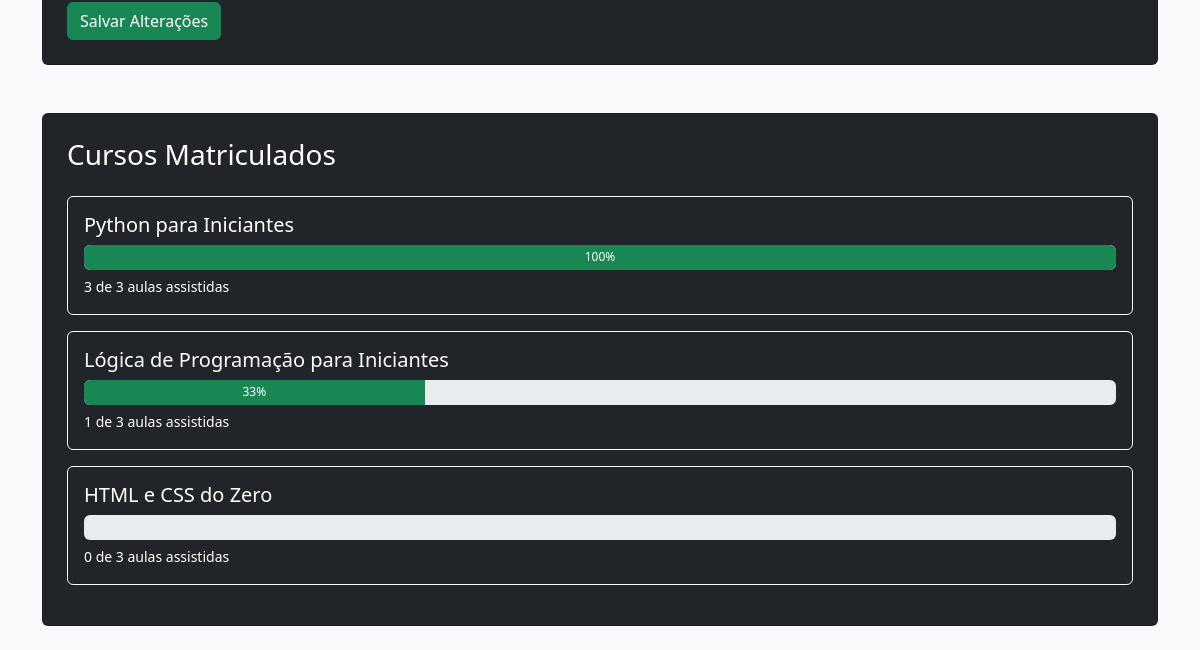
/usuarios/perfil/ (signed in, lower part), run on an earlier commit of the app's database.
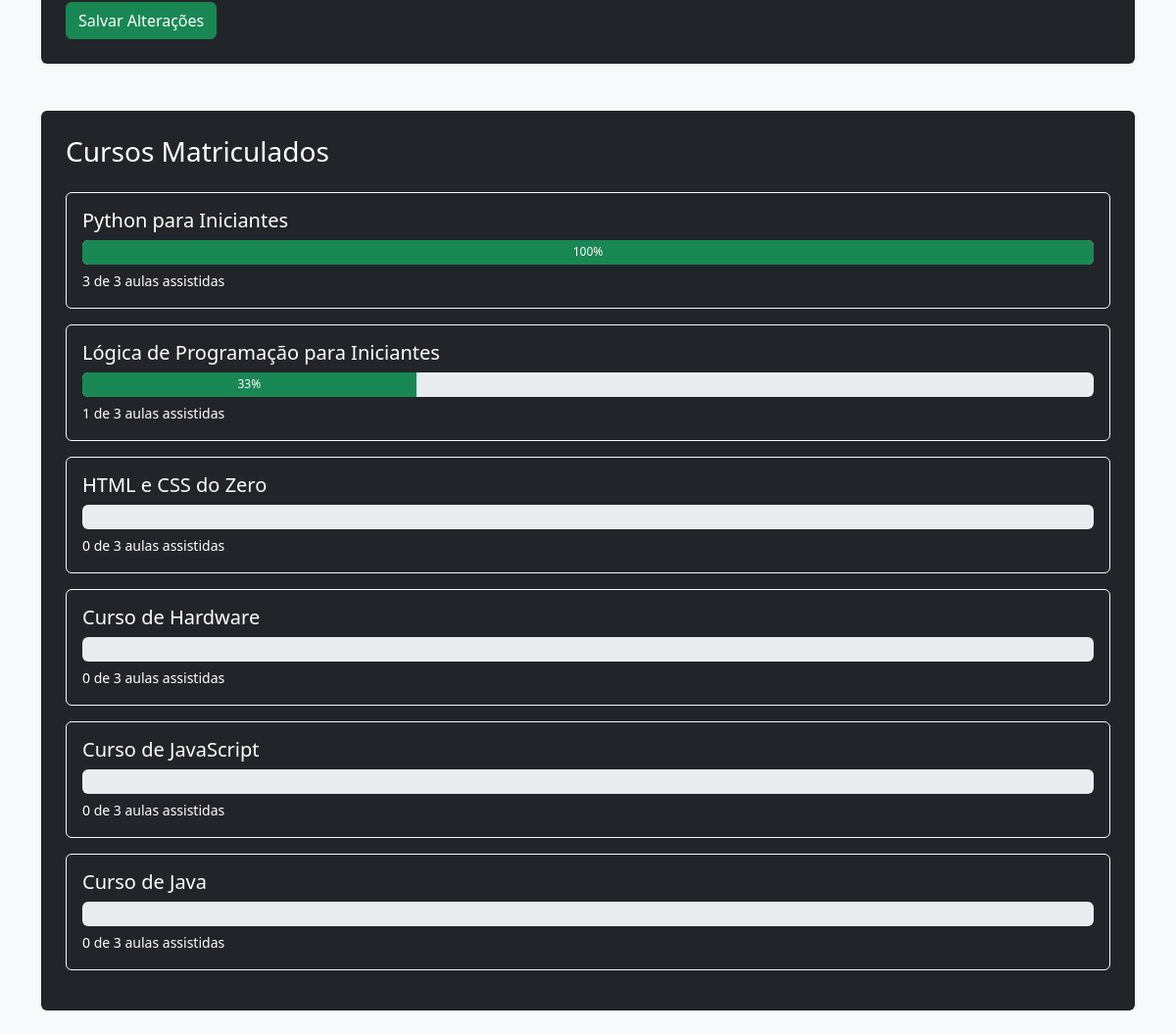
And on a later commit of the database.
### cursos/models.py (models this page shows, shortened)
class Matricula(models.Model):
    usuario = models.ForeignKey(settings.AUTH_USER_MODEL, on_delete=models.CASCADE, related_name='matriculas')
    curso = models.ForeignKey(Curso, on_delete=models.CASCADE, related_name='matriculas')
    data = models.DateTimeField(auto_now_add=True)
    class Meta:
        unique_together = ('usuario', 'curso')

class Curso(models.Model):
    titulo = models.CharField(max_length=100)
    descricao = models.TextField()
    imagem = models.ImageField(upload_to='cursos/imagens/', blank=True, null=True)
    slug = models.SlugField(unique=True, blank=True)

### usuarios/views.py (the view)
# urls.py: path('perfil/', views.perfil_usuario, name='perfil'),
@login_required
def perfil_usuario(request):
    usuario = request.user
    perfil, _ = Perfil.objects.get_or_create(user=usuario)
    matriculas = Matricula.objects.filter(usuario=usuario)
    for m in matriculas:
        aulas = Aula.objects.filter(curso=m.curso)
        total = aulas.count()
        assistidas = AulaAssistida.objects.filter(usuario=usuario, aula__in=aulas).count()
        percentual = int((assistidas / total) * 100) if total else 0
        m.progresso = {'total': total, 'assistidas': assistidas, 'percentual': percentual}
    if request.method == 'POST':
        usuario_form = UsuarioForm(request.POST, instance=usuario)
        perfil_form = PerfilForm(request.POST, request.FILES, instance=perfil)
        if usuario_form.is_valid() and perfil_form.is_valid():
            usuario_form.save()
            perfil_form.save()
            messages.success(request, "Dados atualizados com sucesso.")
            return redirect('perfil')
    else:
        usuario_form = UsuarioForm(instance=usuario)
        perfil_form = PerfilForm(instance=perfil)
    return render(request, 'usuarios/perfil.html', {
        'usuario': usuario,
        'matriculas': matriculas,
        'form': usuario_form,
        'perfil_form': perfil_form,
    })

### usuarios/templatetags/form_filters.py (called while the page is built)
@register.filter(name='add_class')
def add_class(field, css):
    return field.as_widget(attrs={"class": css})

### usuarios/templates/usuarios/perfil.html (shortened to what this page needs)
{% extends 'base.html' %}
{% load form_filters %}
{% block content %}
<div class="card bg-dark text-white p-4 mb-4">
  <form method="POST" enctype="multipart/form-data">
    <button type="submit" class="btn btn-success mt-3">Salvar Alterações</button>
  </form>
</div>
<div class="card bg-dark text-white p-4 mt-5 mb-4">
  <h3 class="mb-4">Cursos Matriculados</h3>
  {% for m in matriculas %}
    <div class="mb-3 p-3 bg-dark rounded text-white border border-light">
      <h5 class="text-white">{{ m.curso.titulo }}</h5>
      <div class="progress mb-1" style="height: 25px;">
        <div class="progress-bar bg-success text-white" role="progressbar"
             style="width: {{ m.progresso.percentual }}%;"
             aria-valuenow="{{ m.progresso.percentual }}"
             aria-valuemin="0" aria-valuemax="100">
          {{ m.progresso.percentual }}%
        </div>
      </div>
      <small class="text-white">{{ m.progresso.assistidas }} de {{ m.progresso.total }} aulas assistidas</small>
    </div>
  {% empty %}
    <p class="text-white">Você ainda não está matriculado em nenhum curso.</p>
  {% endfor %}
</div>
{% endblock %}

What changed in the data, as far as the page shows it:
added Matricula: curso.titulo "Curso de Hardware", progresso.assistidas "0", progresso.total "3"
added Matricula: curso.titulo "Curso de JavaScript", progresso.assistidas "0", progresso.total "3"
added Matricula: curso.titulo "Curso de Java", progresso.assistidas "0", progresso.total "3"
